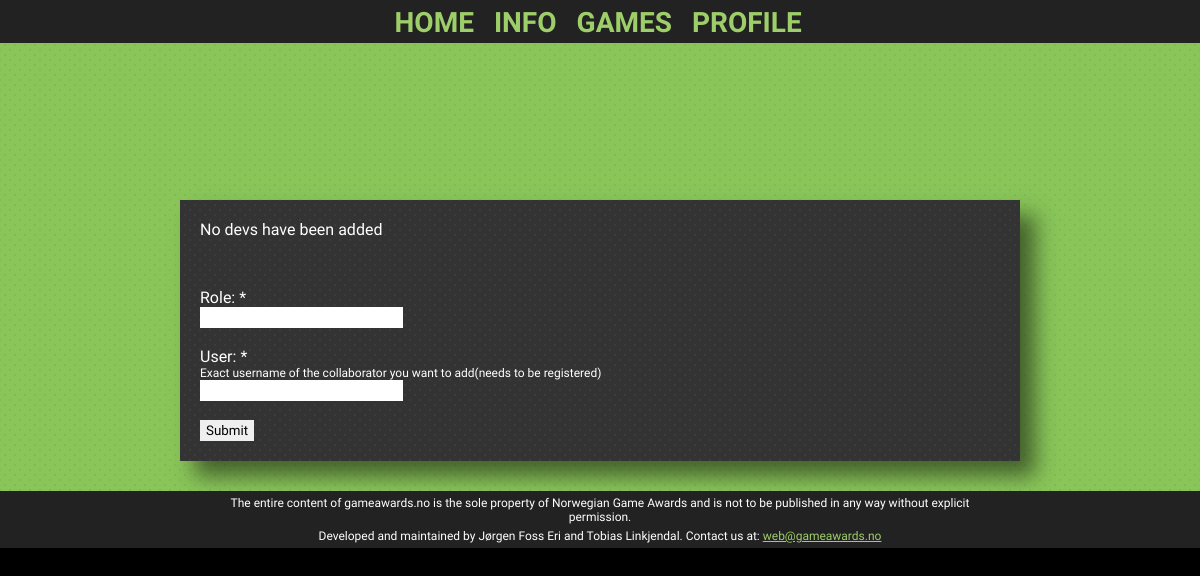
/runs/add_game_dev/1/ (signed in), run on an earlier commit of the app's database.
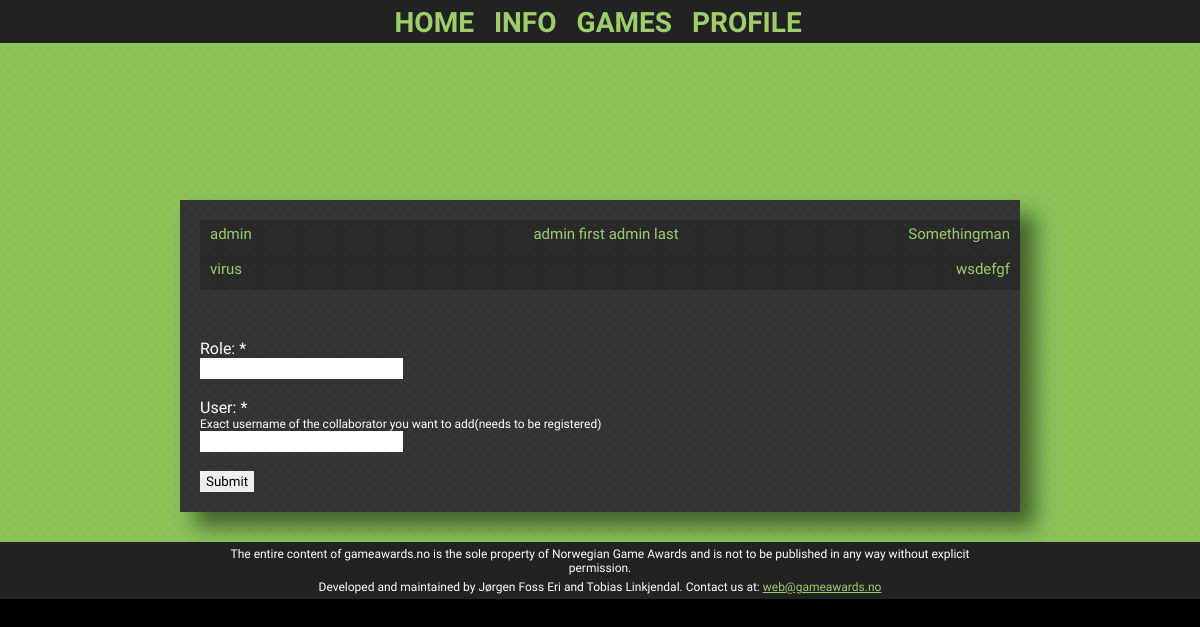
And on a later commit of the database.
### runs/models.py (models this page shows, shortened)
class Developer(models.Model):
    user = models.ForeignKey(User)
    role = models.CharField(max_length = 300)
    game = models.ForeignKey(Game)

### runs/views.py (the view)
# urls.py: url(r'add_game_dev/(?P<game_id>\d+)/$', 'add_game_dev_request'),
def add_game_dev_request(request, game_id):
    if not request.user.is_authenticated():
        return HttpResponseRedirect('/login/')
    g = Game.objects.get(pk = game_id)
    devs = Developer.objects.filter(game=g)
    if request.method == 'POST':
        form = GameDevForm(request.POST, request.FILES)
        if form.is_valid():
            d = form.save(commit=False)
            d.game = g
            d.user = User.objects.get(username=form.cleaned_data['user'])
            d.save()
            return HttpResponseRedirect('/runs/add_game_dev/'+str(game_id))
        else:
            context = {'form':form, 'devs':devs}
    else:
        form = GameDevForm()
        context = {'form':form,'devs':devs}
    return render_to_response(
        'runs/add_game_dev.html',
        context,
        context_instance=RequestContext(request))

### runs/forms.py (shortened to what this page needs)
class GameDevForm(ModelForm):
    user = forms.CharField(label=(u'User name'))
    class Meta:
        model = Developer
        exclude = ('game', 'user')

### templates/runs/add_game_dev.html (shortened to what this page needs)
{% extends "single_page.html" %}
{% block page %}
<div id="add-game-dev-container" class="single-page-container">
    <div id="existing-devs-container">
        {% if devs %}
            {% for dev in devs %}
               <div class="text-background existing-devs">
                    <div class="existing-devs-username">{{ dev.user.username }}</div>
                    <div class="existing-devs-full-name">{{ dev.user.first_name}}&nbsp;{{ dev.user.last_name }}</div>
                    <div class="existing-devs-role">{{ dev.role }}</div>
                </div>
            {% endfor %}
        {% else %}
            <p> No devs have been added </p>
        {% endif %}
    </div>
    <form action="" method="post" enctype="multipart/form-data">
        <div class="register_div">
                <p><label for="role"{% if form.role.errors %} class="error"{% endif %}>Role: *</label></p>
                <p>
                    {{ form.role }}
                </p>
        </div>
        <div class="register_div">
                <p><label for="user"{% if form.user.errors %} class="error"{% endif %}>User: *</label></p>
                <div style="font-size:12px;">
                    Exact username of the collaborator you want to add(needs to be registered)
                </div>
                <p>
                    {{ form.user }}
               </p>
        </div>
        <p><input type="submit" alt="register" /></p>
    </form>
</div>
{% endblock %}

What changed in the data, as far as the page shows it:
added Developer: user.username "admin", user.first_name "admin first", user.last_name "admin last", role "Somethingman"
added Developer: user.username "virus", role "wsdefgf"
Also different on the page:
text no longer shown: "No devs have been added"
